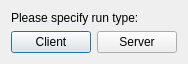
<?xml version="1.0" encoding="UTF-8"?>
<ui version="4.0">
 <class>RunType</class>
 <widget class="QDialog" name="RunType">
  <property name="geometry">
   <rect>
    <x>0</x>
    <y>0</y>
    <width>172</width>
    <height>61</height>
   </rect>
  </property>
  <property name="windowTitle">
   <string>Dialog</string>
  </property>
  <layout class="QVBoxLayout" name="verticalLayout">
   <item>
    <widget class="QLabel" name="label">
     <property name="text">
      <string>Please specify run type:</string>
     </property>
    </widget>
   </item>
   <item>
    <layout class="QHBoxLayout" name="horizontalLayout">
     <item>
      <widget class="QPushButton" name="client">
       <property name="text">
        <string>Client</string>
       </property>
      </widget>
     </item>
     <item>
      <widget class="QPushButton" name="server">
       <property name="text">
        <string>Server</string>
       </property>
      </widget>
     </item>
    </layout>
   </item>
  </layout>
 </widget>
 <resources/>
 <connections/>
</ui>
